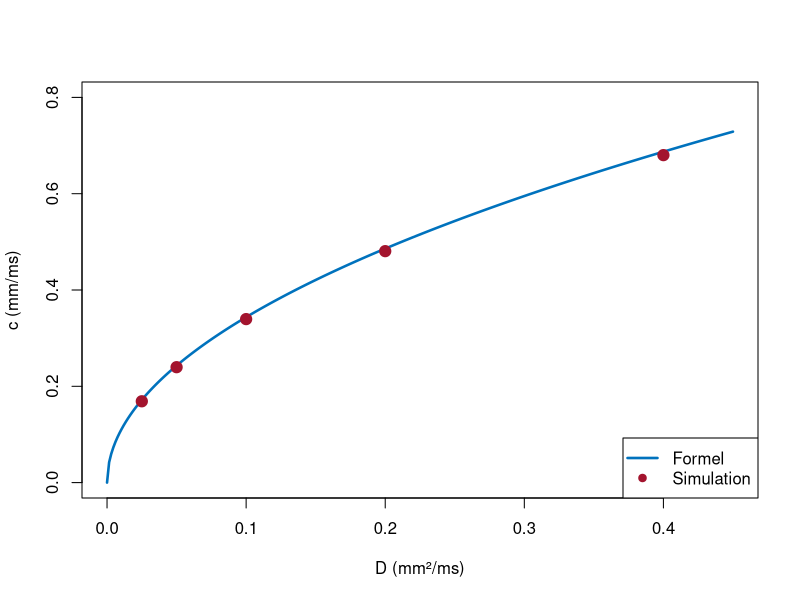

Here is the R script that generated this plot:
# Abb. 5.3: Leitungsgeschwindigkeit und Kopplung (Buch, Abschnitt 5.2, Gl. 5.5)
# Simulation der Kabelgleichung für fünf Werte von D und die Formel c = sqrt(D/(2 tin)) (1 - 3 vs)
# (c) 2026 Philipp Kügler · Programm zum Buch „Dynamische Systeme in den Lebenswissenschaften“ · MIT-Lizenz (siehe LICENSE)
tin <- 0.3; tout <- 6; topen <- 100; tclose <- 115; vgate <- 0.13   # Parameter in ms
hc <- 4 * tin / tout
vs <- (1 - sqrt(1 - hc)) / 2                                         # Schwelle für h = 1
formel <- function(D) sqrt(D / (2 * tin)) * (1 - 3 * vs)

geschwindigkeit <- function(D, dx = 0.1, dt = 0.01, L = 60) {
  # Faser der Länge L, Reiz am linken Ende; c aus den Zeitpunkten, an denen v bei 20 und 50 mm den Wert 0.5 erreicht
  N <- round(L / dx) + 1; v <- numeric(N); h <- rep(1, N); reiz <- dx * (0:(N - 1)) <= 1; innen <- 2:(N - 1)
  i1 <- round(20 / dx) + 1; i2 <- round(50 / dx) + 1; t1 <- NA; t2 <- NA; n <- 0
  while (is.na(t2)) {
    lap <- c(v[2] - v[1], v[innen + 1] - 2 * v[innen] + v[innen - 1], v[N - 1] - v[N])
    dv <- h * v^2 * (1 - v) / tin - v / tout + D * lap / dx^2
    if (n * dt < 2) dv[reiz] <- dv[reiz] + 0.2
    dh <- ifelse(v < vgate, (1 - h) / topen, -h / tclose)
    v <- v + dt * dv; h <- h + dt * dh; n <- n + 1
    if (is.na(t1) && v[i1] > 0.5) t1 <- n * dt
    if (is.na(t2) && v[i2] > 0.5) t2 <- n * dt
  }
  30 / (t2 - t1)
}

Ds <- c(0.025, 0.05, 0.1, 0.2, 0.4)
cs <- sapply(Ds, geschwindigkeit)
for (k in seq_along(Ds)) cat(sprintf("D = %5.3f:  Simulation c = %.4f,  Formel c = %.4f mm/ms\n", Ds[k], cs[k], formel(Ds[k])))
Dd <- seq(0, 0.45, length.out = 300)
plot(Dd, formel(Dd), type = "l", col = rgb(0, 0.447, 0.741), lwd = 2.5, ylim = c(0, 0.8), xlab = "D (mm²/ms)", ylab = "c (mm/ms)")
points(Ds, cs, pch = 19, col = rgb(0.64, 0.08, 0.18), cex = 1.5)
legend("bottomright", legend = c("Formel", "Simulation"), col = c(rgb(0, 0.447, 0.741), rgb(0.64, 0.08, 0.18)), lwd = c(2.5, NA), pch = c(NA, 19))
